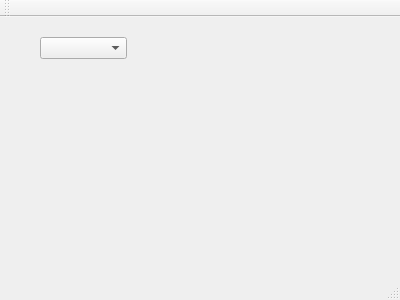
<?xml version="1.0" encoding="UTF-8"?>
<ui version="4.0">
 <class>MainWindow</class>
 <widget class="QMainWindow" name="MainWindow">
  <property name="geometry">
   <rect>
    <x>0</x>
    <y>0</y>
    <width>400</width>
    <height>300</height>
   </rect>
  </property>
  <property name="windowTitle">
   <string>MainWindow</string>
  </property>
  <widget class="QWidget" name="centralWidget">
   <widget class="QComboBox" name="comboBox">
    <property name="geometry">
     <rect>
      <x>40</x>
      <y>20</y>
      <width>87</width>
      <height>22</height>
     </rect>
    </property>
   </widget>
  </widget>
  <widget class="QMenuBar" name="menuBar">
   <property name="geometry">
    <rect>
     <x>0</x>
     <y>0</y>
     <width>400</width>
     <height>26</height>
    </rect>
   </property>
  </widget>
  <widget class="QToolBar" name="mainToolBar">
   <attribute name="toolBarArea">
    <enum>TopToolBarArea</enum>
   </attribute>
   <attribute name="toolBarBreak">
    <bool>false</bool>
   </attribute>
  </widget>
  <widget class="QStatusBar" name="statusBar"/>
 </widget>
 <layoutdefault spacing="6" margin="11"/>
 <resources/>
 <connections/>
</ui>
